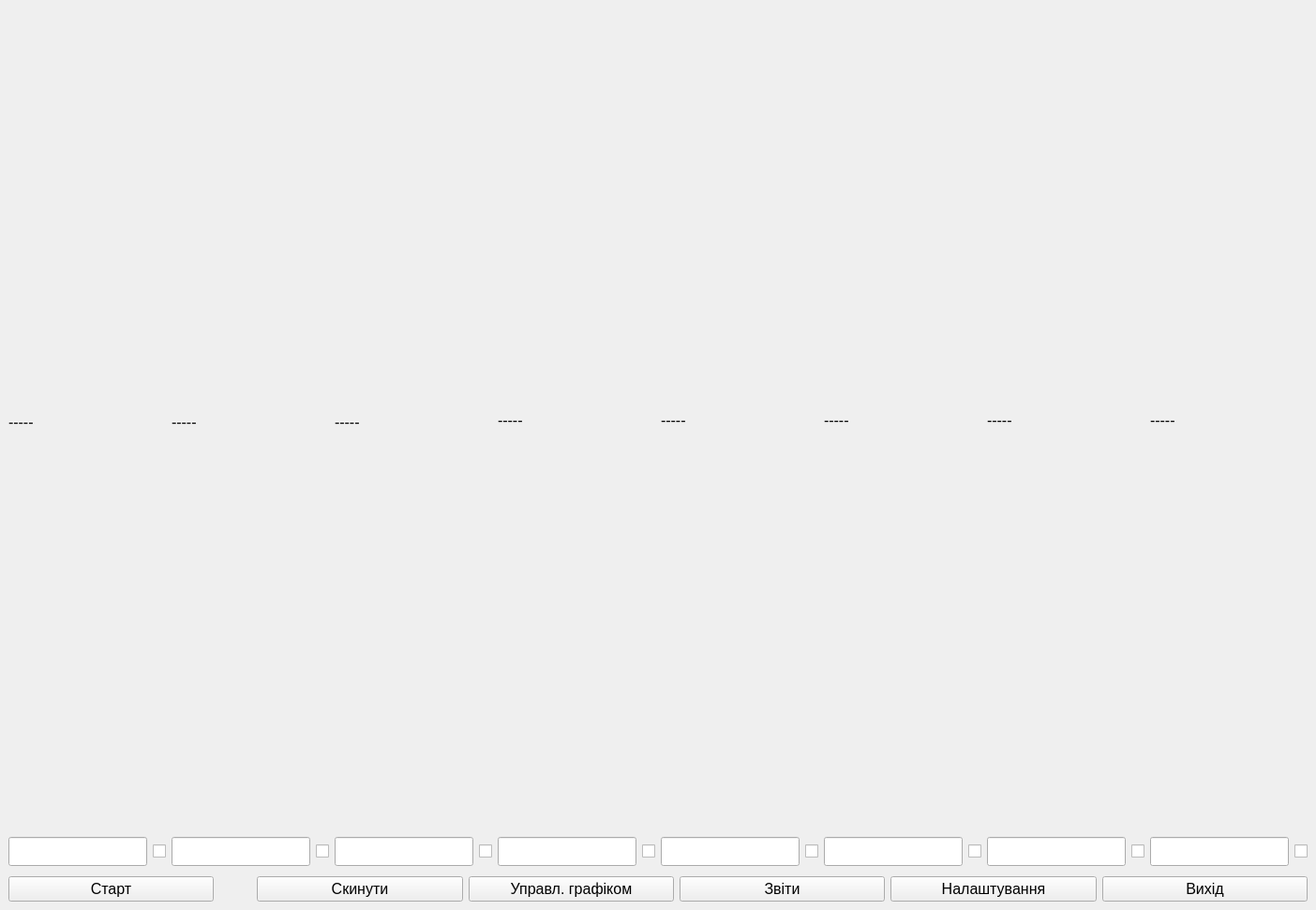
<?xml version="1.0" encoding="UTF-8"?>
<ui version="4.0">
 <class>MainWindow</class>
 <widget class="QMainWindow" name="MainWindow">
  <property name="geometry">
   <rect>
    <x>0</x>
    <y>0</y>
    <width>1404</width>
    <height>971</height>
   </rect>
  </property>
  <property name="font">
   <font>
    <pointsize>12</pointsize>
   </font>
  </property>
  <property name="windowTitle">
   <string>Gemobud Registartor</string>
  </property>
  <property name="windowIcon">
   <iconset resource="res.qrc">
    <normaloff>:/icons/chartline.ico</normaloff>:/icons/chartline.ico</iconset>
  </property>
  <widget class="QWidget" name="centralwidget">
   <layout class="QVBoxLayout" name="verticalLayout" stretch="0,10,0">
    <item>
     <layout class="QHBoxLayout" name="horizontalLayout_10">
      <item>
       <layout class="QVBoxLayout" name="verticalLayoutCh1" stretch="10,10">
        <property name="topMargin">
         <number>5</number>
        </property>
        <property name="bottomMargin">
         <number>5</number>
        </property>
        <item>
         <widget class="QLabel" name="labelTemperature_1">
          <property name="text">
           <string>-----</string>
          </property>
         </widget>
        </item>
        <item>
         <layout class="QHBoxLayout" name="horizontalLayout_2">
          <item>
           <widget class="QLineEdit" name="lineEditValueTemperature_1">
            <property name="font">
             <font>
              <pointsize>14</pointsize>
              <bold>true</bold>
             </font>
            </property>
            <property name="alignment">
             <set>Qt::AlignCenter</set>
            </property>
            <property name="readOnly">
             <bool>true</bool>
            </property>
           </widget>
          </item>
          <item>
           <widget class="QCheckBox" name="checkBoxTemperature1">
            <property name="text">
             <string/>
            </property>
           </widget>
          </item>
         </layout>
        </item>
       </layout>
      </item>
      <item>
       <layout class="QVBoxLayout" name="verticalLayoutCh2">
        <property name="topMargin">
         <number>5</number>
        </property>
        <property name="bottomMargin">
         <number>5</number>
        </property>
        <item>
         <widget class="QLabel" name="labelTemperature_2">
          <property name="text">
           <string>-----</string>
          </property>
         </widget>
        </item>
        <item>
         <layout class="QHBoxLayout" name="horizontalLayout_3">
          <item>
           <widget class="QLineEdit" name="lineEditValueTemperature_2">
            <property name="font">
             <font>
              <pointsize>14</pointsize>
              <bold>true</bold>
             </font>
            </property>
            <property name="alignment">
             <set>Qt::AlignCenter</set>
            </property>
            <property name="readOnly">
             <bool>true</bool>
            </property>
           </widget>
          </item>
          <item>
           <widget class="QCheckBox" name="checkBoxTemperature2">
            <property name="text">
             <string/>
            </property>
           </widget>
          </item>
         </layout>
        </item>
       </layout>
      </item>
      <item>
       <layout class="QVBoxLayout" name="verticalLayoutCh3">
        <property name="topMargin">
         <number>5</number>
        </property>
        <property name="bottomMargin">
         <number>5</number>
        </property>
        <item>
         <widget class="QLabel" name="labelTemperature_3">
          <property name="text">
           <string>-----</string>
          </property>
         </widget>
        </item>
        <item>
         <layout class="QHBoxLayout" name="horizontalLayout_4">
          <item>
           <widget class="QLineEdit" name="lineEditValueTemperature_3">
            <property name="font">
             <font>
              <pointsize>14</pointsize>
              <bold>true</bold>
             </font>
            </property>
            <property name="alignment">
             <set>Qt::AlignCenter</set>
            </property>
            <property name="readOnly">
             <bool>true</bool>
            </property>
           </widget>
          </item>
          <item>
           <widget class="QCheckBox" name="checkBoxTemperature3">
            <property name="text">
             <string/>
            </property>
           </widget>
          </item>
         </layout>
        </item>
       </layout>
      </item>
      <item>
       <layout class="QVBoxLayout" name="verticalLayoutCh4">
        <property name="bottomMargin">
         <number>5</number>
        </property>
        <item>
         <widget class="QLabel" name="labelTemperature_4">
          <property name="text">
           <string>-----</string>
          </property>
         </widget>
        </item>
        <item>
         <layout class="QHBoxLayout" name="horizontalLayout_5">
          <item>
           <widget class="QLineEdit" name="lineEditValueTemperature_4">
            <property name="font">
             <font>
              <pointsize>14</pointsize>
              <bold>true</bold>
             </font>
            </property>
            <property name="alignment">
             <set>Qt::AlignCenter</set>
            </property>
            <property name="readOnly">
             <bool>true</bool>
            </property>
           </widget>
          </item>
          <item>
           <widget class="QCheckBox" name="checkBoxTemperature4">
            <property name="text">
             <string/>
            </property>
           </widget>
          </item>
         </layout>
        </item>
       </layout>
      </item>
      <item>
       <layout class="QVBoxLayout" name="verticalLayoutCh5">
        <property name="bottomMargin">
         <number>5</number>
        </property>
        <item>
         <widget class="QLabel" name="labelTemperature_5">
          <property name="text">
           <string>-----</string>
          </property>
         </widget>
        </item>
        <item>
         <layout class="QHBoxLayout" name="horizontalLayout_6">
          <item>
           <widget class="QLineEdit" name="lineEditValueTemperature_5">
            <property name="font">
             <font>
              <pointsize>14</pointsize>
              <bold>true</bold>
             </font>
            </property>
            <property name="alignment">
             <set>Qt::AlignCenter</set>
            </property>
            <property name="readOnly">
             <bool>true</bool>
            </property>
           </widget>
          </item>
          <item>
           <widget class="QCheckBox" name="checkBoxTemperature5">
            <property name="text">
             <string/>
            </property>
           </widget>
          </item>
         </layout>
        </item>
       </layout>
      </item>
      <item>
       <layout class="QVBoxLayout" name="verticalLayoutCh6">
        <property name="bottomMargin">
         <number>5</number>
        </property>
        <item>
         <widget class="QLabel" name="labelTemperature_6">
          <property name="text">
           <string>-----</string>
          </property>
         </widget>
        </item>
        <item>
         <layout class="QHBoxLayout" name="horizontalLayout_7">
          <item>
           <widget class="QLineEdit" name="lineEditValueTemperature_6">
            <property name="font">
             <font>
              <pointsize>14</pointsize>
              <bold>true</bold>
             </font>
            </property>
            <property name="alignment">
             <set>Qt::AlignCenter</set>
            </property>
            <property name="readOnly">
             <bool>true</bool>
            </property>
           </widget>
          </item>
          <item>
           <widget class="QCheckBox" name="checkBoxTemperature6">
            <property name="text">
             <string/>
            </property>
           </widget>
          </item>
         </layout>
        </item>
       </layout>
      </item>
      <item>
       <layout class="QVBoxLayout" name="verticalLayoutCh7">
        <property name="bottomMargin">
         <number>5</number>
        </property>
        <item>
         <widget class="QLabel" name="labelTemperature_7">
          <property name="text">
           <string>-----</string>
          </property>
         </widget>
        </item>
        <item>
         <layout class="QHBoxLayout" name="horizontalLayout_8">
          <item>
           <widget class="QLineEdit" name="lineEditValueTemperature_7">
            <property name="font">
             <font>
              <pointsize>14</pointsize>
              <bold>true</bold>
             </font>
            </property>
            <property name="alignment">
             <set>Qt::AlignCenter</set>
            </property>
            <property name="readOnly">
             <bool>true</bool>
            </property>
           </widget>
          </item>
          <item>
           <widget class="QCheckBox" name="checkBoxTemperature7">
            <property name="text">
             <string/>
            </property>
           </widget>
          </item>
         </layout>
        </item>
       </layout>
      </item>
      <item>
       <layout class="QVBoxLayout" name="verticalLayoutCh8">
        <property name="bottomMargin">
         <number>5</number>
        </property>
        <item>
         <widget class="QLabel" name="labelTemperature_8">
          <property name="text">
           <string>-----</string>
          </property>
         </widget>
        </item>
        <item>
         <layout class="QHBoxLayout" name="horizontalLayout_9">
          <item>
           <widget class="QLineEdit" name="lineEditValueTemperature_8">
            <property name="font">
             <font>
              <pointsize>14</pointsize>
              <bold>true</bold>
             </font>
            </property>
            <property name="alignment">
             <set>Qt::AlignCenter</set>
            </property>
            <property name="readOnly">
             <bool>true</bool>
            </property>
           </widget>
          </item>
          <item>
           <widget class="QCheckBox" name="checkBoxTemperature8">
            <property name="text">
             <string/>
            </property>
           </widget>
          </item>
         </layout>
        </item>
       </layout>
      </item>
     </layout>
    </item>
    <item>
     <layout class="QVBoxLayout" name="verticalLayoutGraphic_1"/>
    </item>
    <item>
     <layout class="QHBoxLayout" name="horizontalLayout" stretch="10,0,10,10,10,10,10">
      <item>
       <widget class="QPushButton" name="buttonStartStop">
        <property name="text">
         <string>Старт</string>
        </property>
        <property name="icon">
         <iconset resource="res.qrc">
          <normaloff>:/icons/player_play.png</normaloff>:/icons/player_play.png</iconset>
        </property>
        <property name="iconSize">
         <size>
          <width>48</width>
          <height>48</height>
         </size>
        </property>
       </widget>
      </item>
      <item>
       <spacer name="horizontalSpacer_5">
        <property name="orientation">
         <enum>Qt::Horizontal</enum>
        </property>
        <property name="sizeHint" stdset="0">
         <size>
          <width>40</width>
          <height>20</height>
         </size>
        </property>
       </spacer>
      </item>
      <item>
       <widget class="QPushButton" name="buttonReset">
        <property name="text">
         <string>Скинути</string>
        </property>
        <property name="icon">
         <iconset resource="res.qrc">
          <normaloff>:/icons/refresh.ico</normaloff>:/icons/refresh.ico</iconset>
        </property>
        <property name="iconSize">
         <size>
          <width>48</width>
          <height>48</height>
         </size>
        </property>
       </widget>
      </item>
      <item>
       <widget class="QPushButton" name="buttonTrendZoom">
        <property name="text">
         <string>Управл. графіком</string>
        </property>
        <property name="icon">
         <iconset resource="AC.qrc">
          <normaloff>:/images/zoom-in.png</normaloff>:/images/zoom-in.png</iconset>
        </property>
        <property name="iconSize">
         <size>
          <width>48</width>
          <height>48</height>
         </size>
        </property>
        <property name="checkable">
         <bool>true</bool>
        </property>
        <property name="checked">
         <bool>false</bool>
        </property>
       </widget>
      </item>
      <item>
       <widget class="QPushButton" name="buttonReports">
        <property name="text">
         <string>Звіти</string>
        </property>
        <property name="icon">
         <iconset resource="res.qrc">
          <normaloff>:/icons/notepad.ico</normaloff>:/icons/notepad.ico</iconset>
        </property>
        <property name="iconSize">
         <size>
          <width>48</width>
          <height>48</height>
         </size>
        </property>
       </widget>
      </item>
      <item>
       <widget class="QPushButton" name="buttonConfig">
        <property name="text">
         <string>Налаштування</string>
        </property>
        <property name="icon">
         <iconset resource="res.qrc">
          <normaloff>:/icons/gear.ico</normaloff>:/icons/gear.ico</iconset>
        </property>
        <property name="iconSize">
         <size>
          <width>48</width>
          <height>48</height>
         </size>
        </property>
       </widget>
      </item>
      <item>
       <widget class="QPushButton" name="buttonExit">
        <property name="text">
         <string>Вихід</string>
        </property>
        <property name="icon">
         <iconset resource="res.qrc">
          <normaloff>:/icons/exit.ico</normaloff>:/icons/exit.ico</iconset>
        </property>
        <property name="iconSize">
         <size>
          <width>48</width>
          <height>48</height>
         </size>
        </property>
       </widget>
      </item>
     </layout>
    </item>
   </layout>
  </widget>
 </widget>
 <resources>
  <include location="AC.qrc"/>
  <include location="res.qrc"/>
 </resources>
 <connections/>
</ui>
